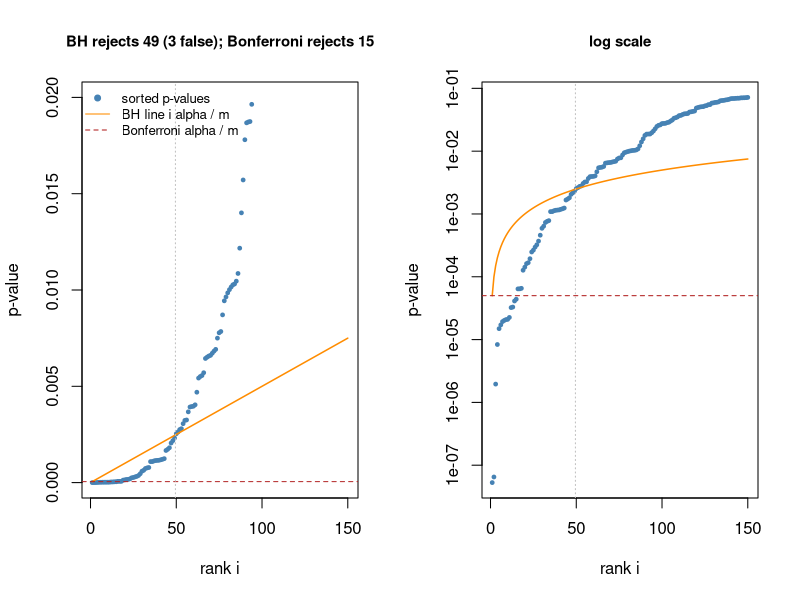

This figure's R source:
# Benjamini-Hochberg versus Bonferroni on simulated z-tests: 1000 hypotheses, 100 with a true effect.
set.seed(0)
m <- 1000
m1 <- 100
alpha <- 0.05
z <- rnorm(m)
z[1:m1] <- z[1:m1] + 3.0
p <- 2 * pnorm(-abs(z))

# Step-up rule: reject the k smallest p-values, k = max{i : p_(i) <= i alpha / m}.
ord <- order(p)
ps <- p[ord]
ranks <- 1:m
below <- which(ps <= ranks / m * alpha)
k <- if (length(below) > 0) max(below) else 0
# The same rejections from the adjusted p-values.
stopifnot(sum(p.adjust(p, method = "BH") <= alpha) == k)
n_bonf <- sum(p.adjust(p, method = "bonferroni") <= alpha)
false_bh <- sum(ord[seq_len(k)] > m1)  # hypotheses 1..m1 carry the true effect

show <- 1:150
par(mfrow = c(1, 2))
for (logscale in c(FALSE, TRUE)) {
  plot(show, ps[show], pch = 19, cex = 0.5, col = "steelblue", log = if (logscale) "y" else "",
       ylim = if (logscale) range(ps[show]) else c(0, 0.02), xlab = "rank i", ylab = "p-value",
       main = if (logscale) "log scale" else sprintf("BH rejects %d (%d false); Bonferroni rejects %d", k, false_bh, n_bonf),
       cex.main = 0.9)
  lines(show, show / m * alpha, col = "darkorange", lwd = 1.5)
  abline(h = alpha / m, lty = 2, col = "firebrick")
  abline(v = k + 0.5, lty = 3, col = "gray")
  if (!logscale) {
    legend("topleft", bty = "n", cex = 0.8, legend = c("sorted p-values", "BH line i alpha / m", "Bonferroni alpha / m"),
           col = c("steelblue", "darkorange", "firebrick"), pch = c(19, NA, NA), lty = c(NA, 1, 2))
  }
}
